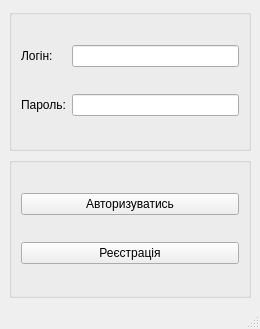
<?xml version="1.0" encoding="UTF-8"?>
<ui version="4.0">
 <class>Login</class>
 <widget class="QMainWindow" name="Login">
  <property name="geometry">
   <rect>
    <x>0</x>
    <y>0</y>
    <width>260</width>
    <height>329</height>
   </rect>
  </property>
  <property name="minimumSize">
   <size>
    <width>239</width>
    <height>294</height>
   </size>
  </property>
  <property name="maximumSize">
   <size>
    <width>260</width>
    <height>329</height>
   </size>
  </property>
  <property name="windowTitle">
   <string>Авторизація</string>
  </property>
  <widget class="QWidget" name="centralwidget">
   <layout class="QGridLayout" name="gridLayout_2">
    <item row="0" column="0">
     <widget class="QGroupBox" name="groupBox">
      <property name="minimumSize">
       <size>
        <width>221</width>
        <height>123</height>
       </size>
      </property>
      <property name="title">
       <string/>
      </property>
      <layout class="QGridLayout" name="gridLayout">
       <item row="1" column="0" colspan="2">
        <widget class="QLabel" name="label_2">
         <property name="text">
          <string>Пароль:</string>
         </property>
        </widget>
       </item>
       <item row="0" column="0">
        <widget class="QLabel" name="label">
         <property name="text">
          <string>Логін:</string>
         </property>
        </widget>
       </item>
       <item row="1" column="2">
        <widget class="QLineEdit" name="lineEdit_2">
         <property name="autoFillBackground">
          <bool>false</bool>
         </property>
        </widget>
       </item>
       <item row="0" column="2">
        <widget class="QLineEdit" name="lineEdit"/>
       </item>
      </layout>
     </widget>
    </item>
    <item row="1" column="0">
     <widget class="QGroupBox" name="groupBox_2">
      <property name="title">
       <string/>
      </property>
      <layout class="QGridLayout" name="gridLayout_3">
       <item row="0" column="0">
        <widget class="QPushButton" name="pushButton">
         <property name="text">
          <string>Авторизуватись</string>
         </property>
        </widget>
       </item>
       <item row="1" column="0">
        <widget class="QPushButton" name="pushButton_2">
         <property name="text">
          <string>Реєстрація</string>
         </property>
        </widget>
       </item>
      </layout>
     </widget>
    </item>
   </layout>
  </widget>
  <widget class="QMenuBar" name="menubar">
   <property name="geometry">
    <rect>
     <x>0</x>
     <y>0</y>
     <width>260</width>
     <height>21</height>
    </rect>
   </property>
  </widget>
  <widget class="QStatusBar" name="statusbar"/>
 </widget>
 <resources/>
 <connections/>
</ui>
